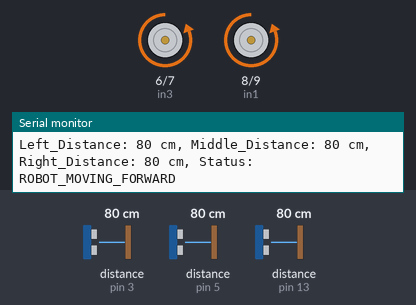
Recording of a sketch running on a simulated Arduino Uno, built with avr-gcc and run on an emulated ATmega328P. Parts: motor-driver pin pairs drawn as motors (green arrow = first pin HIGH = forward, orange = second pin HIGH = backward, longer = more drive), the last lines printed to the serial monitor. The test bench sets the inputs (shaded band); at power-on: distance to the obstacle (sensors on pin 3, pin 5, pin 13) 80 cm. The echo pulse lasts 58.3 µs per cm.

Above: at 1.2 s.
1.3 s: distance to the obstacle (sensor on pin 3) set to 17 cm
4.3 s: distance to the obstacle (sensor on pin 3) set to 13 cm
At 4.9 s:
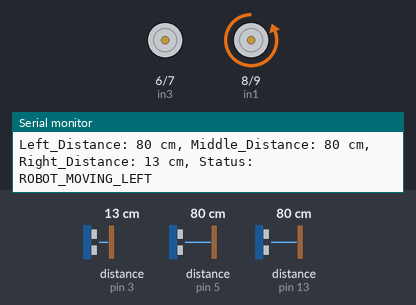
5.9 s: distance to the obstacle (sensor on pin 3) set to 250 cm
At 6.8 s:
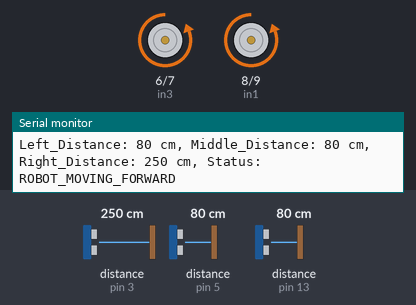
7.7 s: distance to the obstacle (sensor on pin 5) set to 56 cm
10.7 s: distance to the obstacle (sensor on pin 5) set to 46 cm
At 12.1 s:
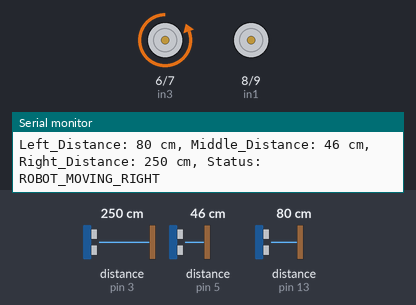
Timing chart, 0 to 13.7 s (numbered marks = the images above; inputs shaded):
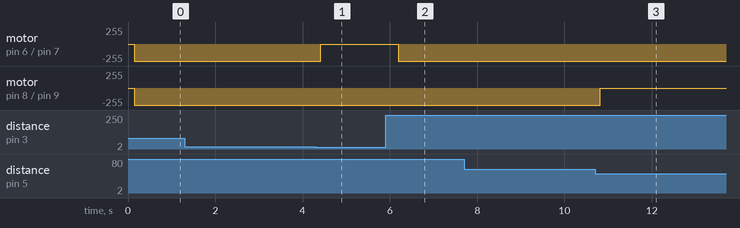

Measured:
- the behaviour switches between 16 and 15 cm on distance to the obstacle (sensor on pin 3) (found by bisection; images 0 and 1)
- the behaviour switches between 51 and 50 cm on distance to the obstacle (sensor on pin 5) (found by bisection; images 2 and 3)
- after the input at 4.3 s, motor on pin 6 (in3) / pin 7 (in4): backward 255/255 → stopped after 0.12 s
- after the input at 5.9 s, motor on pin 6 (in3) / pin 7 (in4): stopped → backward 255/255 after 0.29 s
- after the input at 10.7 s, motor on pin 8 (in1) / pin 9 (in2): backward 255/255 → stopped after 0.12 s

The sketch:

robot-ultrasonic-obstacle-avoid-wood.ino
```cpp
#include <Ultrasonic.h> //https://github.com/ErickSimoes/Ultrasonic


#define in1 8
#define in2 9
#define in3 6
#define in4 7

Ultrasonic ultrasonic1(12, 13);  // An ultrasonic sensor HC-04 (TRIG,ECHO)
Ultrasonic ultrasonic2(4, 5);  // An ultrasonic sensor HC-04 (TRIG,ECHO)
Ultrasonic ultrasonic3(2, 3);  // An ultrasonic sensor HC-04 (TRIG,ECHO)

int ABS = 200;
int Left_Distance = 0, Right_Distance = 0, Middle_Distance = 0 ;
void _mForward()
{

  digitalWrite(in1, LOW);
  digitalWrite(in2, HIGH);
  digitalWrite(in3, LOW);
  digitalWrite(in4, HIGH);
  Serial.print("ROBOT_MOVING_FORWARD");
}
void _mBack()
{

  digitalWrite(in1, HIGH);
  digitalWrite(in2, LOW);
  digitalWrite(in3, HIGH);
  digitalWrite(in4, LOW);
  Serial.print("ROBOT_MOVING_BACKWARD");
}
void _mleft()
{

  digitalWrite(in1, LOW);
  digitalWrite(in2, HIGH);
  digitalWrite(in3, LOW);
  digitalWrite(in4, LOW);
  Serial.print("ROBOT_MOVING_LEFT");
}
void _mright()
{

  digitalWrite(in1, LOW);
  digitalWrite(in2, LOW);
  digitalWrite(in3, LOW);
  digitalWrite(in4, HIGH);
  Serial.print("ROBOT_MOVING_RIGHT");
}
void _mStop()
{
  digitalWrite(in1, LOW);
  digitalWrite(in2, LOW);
  digitalWrite(in3, LOW);
  digitalWrite(in4, LOW);
  Serial.print("ROBOT_STOP");
}

int intMiddle_Distance_test()
{
  digitalWrite(A0, LOW);
  delayMicroseconds(2);
  digitalWrite(A0, HIGH);
  delayMicroseconds(20);
  digitalWrite(A0, LOW);
  float Fdistance = pulseIn(A1, HIGH);
  delay(10);
  Fdistance= Fdistance/ 29 / 2;
  return (int)Fdistance;
}
void setup()
{
  Serial.begin(9600);

  pinMode(in1, OUTPUT);
  pinMode(in2, OUTPUT);
  pinMode(in3, OUTPUT);
  pinMode(in4, OUTPUT);

// setup maximum range of approximately 5m.
ultrasonic1.setTimeout(30000UL);
//ultrasonic2.setTimeout(30000UL);
ultrasonic3.setTimeout(30000UL);

  _mStop();
}


void loop()
{
  Left_Distance = ultrasonic1.distanceRead();
  delay(50);
  Middle_Distance = ultrasonic2.distanceRead(); // intMiddle_Distance_test(); //ultrasonic2.distanceRead();
  delay(10);
  Right_Distance = ultrasonic3.distanceRead();
  delay(50);

  Serial.print("Left_Distance: ");
  Serial.print(Left_Distance);
  Serial.print(" cm, Middle_Distance: ");
  Serial.print(Middle_Distance);
  Serial.print(" cm, Right_Distance: ");
  Serial.print(Right_Distance);
  Serial.print(" cm, Status: ");

  //delay(100);
  //return;
  if (Middle_Distance <= 50)
  {
    /*  _mStop();
      delay(1000);*/

    if (Right_Distance > Left_Distance)
    {
      if ((Right_Distance <= 30) && (Left_Distance <= 30))
      { _mStop();
        delay(100);
        _mBack();
        delay(200);

      }
      else {
        //   _mBack();
        //  delay(3000);
        _mright();
        delay(200);
      }

    }
    else if (Right_Distance < Left_Distance)
    {
      if ((Right_Distance <= 30) && (Left_Distance <= 30))

      { _mStop();
        delay(100);
        _mBack();
        delay(200);
      }
      else {
        //      _mBack();
        //   delay(3000);
        _mleft();
        delay(200);
      }
    }
  }
  else if (Right_Distance <= 15)
  {
    _mleft();
    delay(200);
  }

  else if (Left_Distance <= 15)
  {
    _mright();
    delay(200);
  }
  else {
    _mForward();
  }
  //delay(500);

  Serial.println("");
}
```
